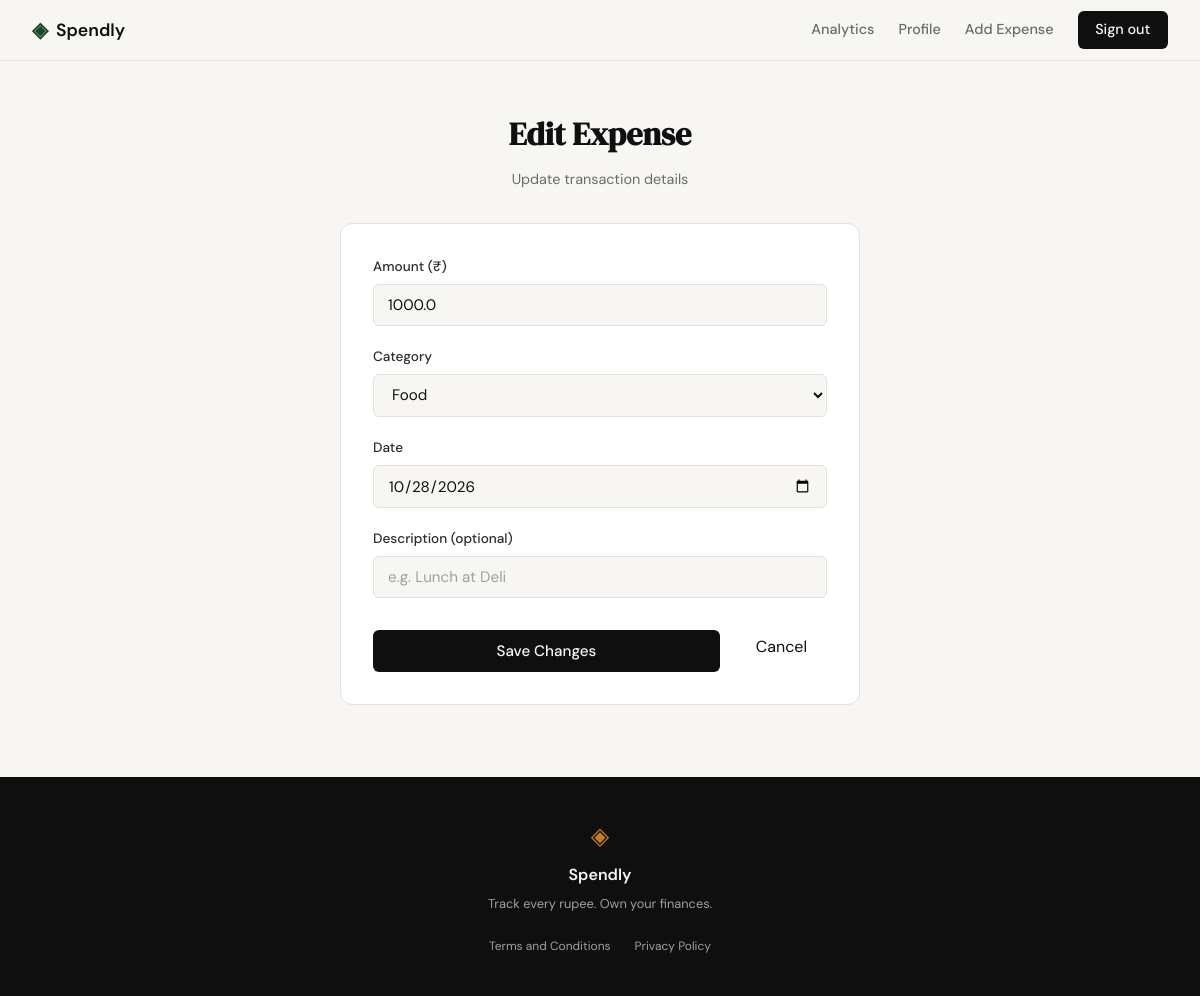
The page /expenses/5/edit (signed in) on the database as committed earlier.
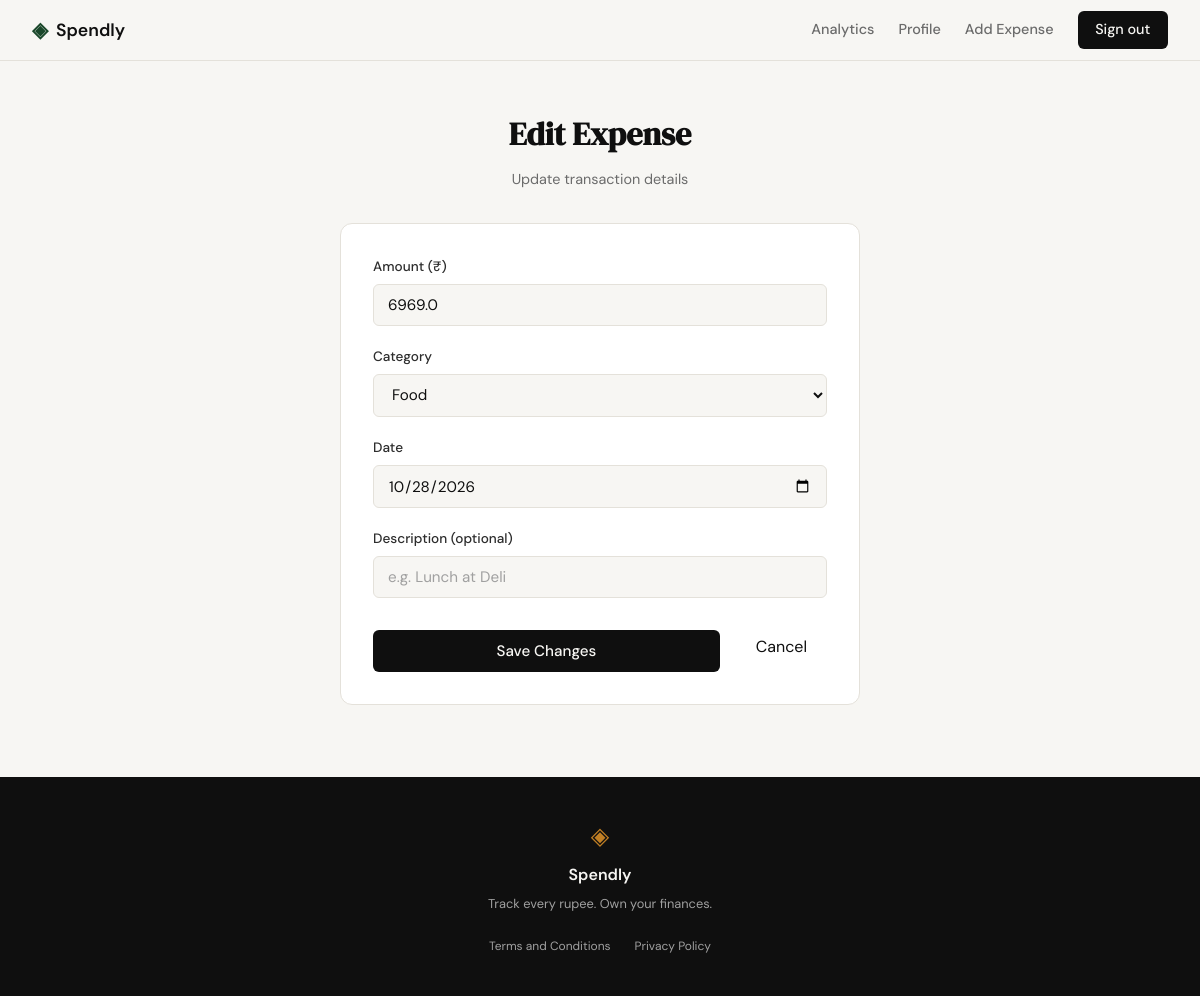
The same page on the database as committed later.
### tables this page shows
CREATE TABLE expenses (
                id INTEGER PRIMARY KEY AUTOINCREMENT,
                user_id INTEGER NOT NULL,
                amount REAL NOT NULL,
                category TEXT NOT NULL,
                date TEXT NOT NULL,
                description TEXT,
                created_at TEXT DEFAULT CURRENT_TIMESTAMP,
                FOREIGN KEY (user_id) REFERENCES users (id) ON DELETE CASCADE
            );

### app.py (the view, shortened to what this page needs)
@app.route("/expenses/<int:id>/edit", methods=["GET", "POST"])
def edit_expense(id):
    if not session.get("user_id"):
        return redirect(url_for("login"))
    user_id = session["user_id"]
    expense = get_expense_by_id(id, user_id)
    if not expense:
        abort(404)
    categories = ["Food", "Transport", "Bills", "Health", "Entertainment", "Shopping", "Other"]
    return render_template(
        "edit_expense.html",
        expense=expense,
        categories=categories
    )

### database/db.py (called while the page is built)
def get_db():
    conn = sqlite3.connect(DATABASE_PATH)
    conn.row_factory = sqlite3.Row
    conn.execute("PRAGMA foreign_keys = ON")
    return conn

### database/queries.py (called while the page is built)
def get_expense_by_id(expense_id, user_id):
    with get_db() as conn:
        row = conn.execute(
            "SELECT id, user_id, amount, category, date, description FROM expenses WHERE id = ? AND user_id = ?",
            (expense_id, user_id)
        ).fetchone()
        return dict(row) if row else None

### templates/edit_expense.html (shortened to what this page needs)
{% extends "base.html" %}
{% block content %}
<section class="auth-section">
    <div class="auth-container" style="max-width: 520px;">
        <div class="auth-header">
            <h1 class="auth-title">Edit Expense</h1>
            <p class="auth-subtitle">Update transaction details</p>
        </div>
        <div class="auth-card">
            <form method="POST" action="{{ url_for('edit_expense', id=expense.id) }}">
                <div class="form-group">
                    <label for="amount">Amount (₹)</label>
                    <input type="number" id="amount" name="amount"
                           class="form-input" placeholder="0.00"
                           step="0.01" min="0.01"
                           value="{{ form_data.amount if form_data and form_data.amount is defined else expense.amount }}"
                           required autofocus>
                </div>
                <div class="form-group">
                    <label for="category">Category</label>
                    <select id="category" name="category" class="form-input" required>
                        {% for cat in categories %}
                        <option value="{{ cat }}" {% if (form_data and form_data.category == cat) or (not form_data and expense.category == cat) %}selected{% endif %}>{{ cat }}</option>
                        {% endfor %}
                    </select>
                </div>
                <div class="form-group">
                    <label for="date">Date</label>
                    <input type="date" id="date" name="date"
                           class="form-input"
                           value="{{ form_data.date if form_data and form_data.date is defined else expense.date }}"
                           required>
                </div>
                <div class="form-group">
                    <label for="description">Description (optional)</label>
                    <input type="text" id="description" name="description"
                           class="form-input" placeholder="e.g. Lunch at Deli"
                           maxlength="200"
                           value="{{ form_data.description if form_data and form_data.description is defined else (expense.description or '') }}">
                </div>
                <div style="display: flex; gap: 1rem; margin-top: 1.5rem;">
                    <button type="submit" class="btn-submit" style="flex: 1;">Save Changes</button>
                    <a href="{{ url_for('profile') }}" class="preset-btn" style="display: flex; align-items: center; justify-content: center; text-decoration: none; padding: 0.75rem 1.25rem;">Cancel</a>
                </div>
            </form>
        </div>
    </div>
</section>
{% endblock %}

Rows that differ between the two databases and show on the page:
changed expenses "Food": amount "1000.0" → "6969.0"
